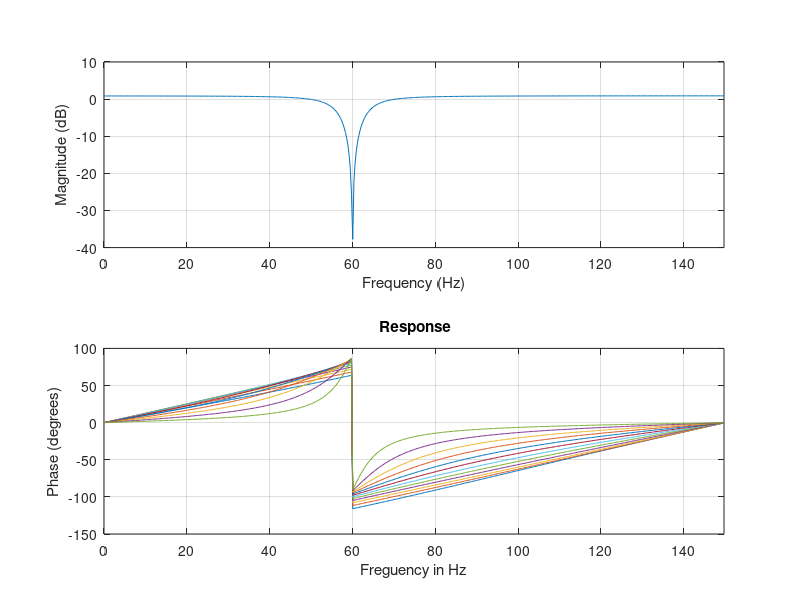

This figure's MATLAB source:
function prueba()
  
  for i = [-0.2:0.1:0.96]    
    fs=300;f0=60;
    b0=1; 
    b1=-2*cos(2*pi*f0/fs);
    b2=1;
    r=0.96;
    a0=1;
    a1=-2*i*cos(2*pi*f0/fs)
    a2=i*i;
    b=[b2,b1,b0];
    a=[a2,a1,a0];
    [h,w]=freqz(b,a);
    hf=abs(h);
    
    freqz_plot(w*fs/(2*pi),h);
    hold on
    title(' Response');
    xlabel('Freguency in Hz');
    
  endfor
  hold off
endfunction